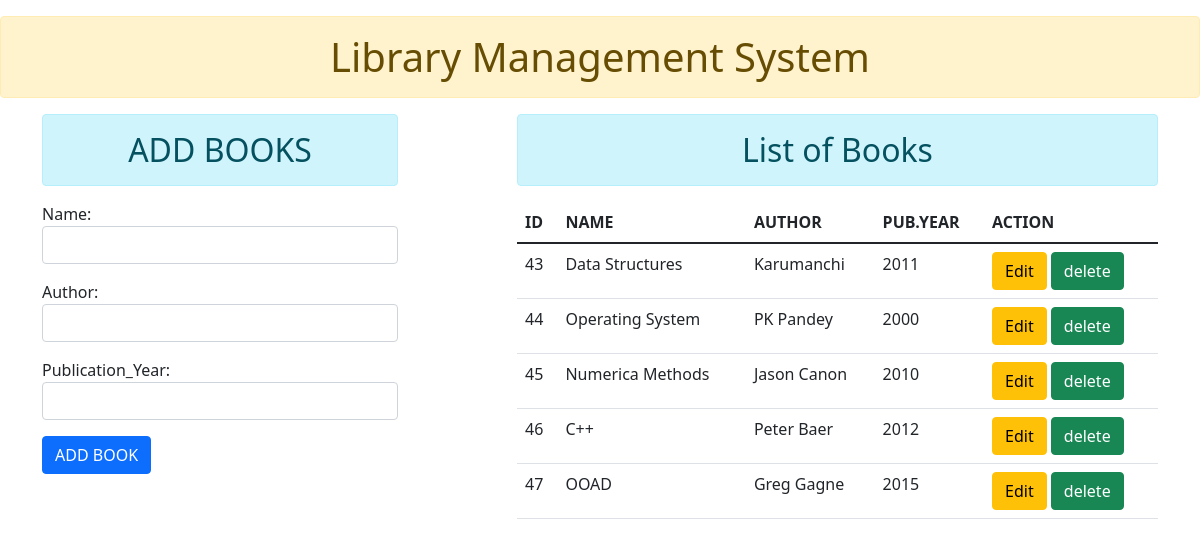
The page / on the database its author committed.
### books/models.py (models this page shows)
class book_data(models.Model):
    name = models.CharField(max_length=200)
    author= models.CharField(max_length=100)
    year = models.CharField(max_length=20)

### books/views.py (the view)
# urls.py: path('',views.main,name="main"),
def main(requests):
    if requests.method=='POST':
        bk = library_system(requests.POST)
        if bk.is_valid():
            bk.save()
            bk =library_system()
            return HttpResponseRedirect('/')
    else:
        bk =library_system()
    stud = book_data.objects.all()
    return render(requests,'main.html',{'form':bk,'data':stud})

### books/forms.py
class library_system(forms.ModelForm):
    class Meta:
        model = book_data
        fields =['name','author','year']
        widgets ={'name':forms.TextInput(attrs={'class':'form-control'}),
        'author':forms.TextInput(attrs={'class':'form-control'}),
        'year':forms.TextInput(attrs={'class':'form-control',})}
        labels ={'year':'Publication_Year'}

### books/templates/main.html (shortened to what this page needs)
{% extends 'base.html' %}
{% block body %}
<div class="container">
    <div class="row">
        <div class="col-sm-4">
          <h2 class="text-center alert alert-info"> ADD BOOKS</h2>
            <form action="{% url 'main' %}" method="POST" novalidate>
                {{form.as_p}}
                <input type="submit" value="ADD BOOK" class="btn btn-primary">
            </form>
        </div>
        <div class="col-sm-7 offset-1">
            <h2 class="text-center alert alert-info"> List of Books</h2>
            {% if data %}
            <table class="table table-hover">
                <thead>
                  <tr>
                    <th scope="col">ID</th>
                    <th scope="col">NAME</th>
                    <th scope="col">AUTHOR</th>
                    <th scope="col">PUB.YEAR</th>
                    <th scope="col">ACTION</th>
                  </tr>
                </thead>
                <tbody>
                    {% for stu in data %}
                    <tr>
                        <td>{{stu.id}}</td>
                        <td>{{stu.name}}</td>
                        <td>{{stu.author}}</td>
                        <td>{{stu.year}}</td>
                        <td>
                          <a href="{% url 'update_data' stu.id %}"><input type="button" value="Edit" class="btn btn-warning"></a>
                          <a href="{% url 'delete_data' stu.id %}"><input type="button" value="delete" class="btn btn-success"></a>
                        </td>
                      </tr>
                      {% endfor %}
                      {% else %}
                      <h3 class="text-center alert alert-info">NO RECORD FOUND!!</h3>
                    {% endif %}
                </tbody>
              </table>
        </div>
    </div>
</div>
{% endblock body %}

### books/templates/base.html (shortened to what this page needs)
<!DOCTYPE html>
{% load static %}
<html lang="en">
<head>
    <link rel="stylesheet" href="{% static 'css/bootstrap.min.css' %}">
</head>
<body>
    <h1 class="text-center alert alert-warning mt-3">Library Management System</h1>
    {% block body %} {% endblock body %}
</body>
</html>

### rows shown on the page
book_data: id "43", name "Data Structures", author "Karumanchi", year "2011"
book_data: id "44", name "Operating System", author "PK Pandey", year "2000"
book_data: id "45", name "Numerica Methods", author "Jason Canon", year "2010"
book_data: id "46", name "C++", author "Peter Baer", year "2012"
book_data: id "47", name "OOAD", author "Greg Gagne", year "2015"
